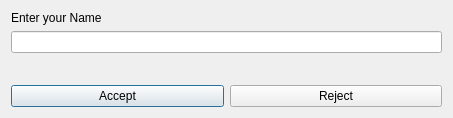
<?xml version="1.0" encoding="UTF-8"?>
<ui version="4.0">
 <class>Dialog</class>
 <widget class="QDialog" name="Dialog">
  <property name="geometry">
   <rect>
    <x>0</x>
    <y>0</y>
    <width>453</width>
    <height>118</height>
   </rect>
  </property>
  <property name="windowTitle">
   <string>Dialog</string>
  </property>
  <layout class="QVBoxLayout" name="verticalLayout_2">
   <item>
    <layout class="QVBoxLayout" name="verticalLayout">
     <item>
      <widget class="QLabel" name="label">
       <property name="text">
        <string>Enter your Name</string>
       </property>
      </widget>
     </item>
     <item>
      <widget class="QLineEdit" name="txtName"/>
     </item>
    </layout>
   </item>
   <item>
    <spacer name="verticalSpacer">
     <property name="orientation">
      <enum>Qt::Orientation::Vertical</enum>
     </property>
     <property name="sizeHint" stdset="0">
      <size>
       <width>20</width>
       <height>40</height>
      </size>
     </property>
    </spacer>
   </item>
   <item>
    <layout class="QHBoxLayout" name="horizontalLayout">
     <item>
      <widget class="QPushButton" name="pushButton">
       <property name="text">
        <string>Accept</string>
       </property>
      </widget>
     </item>
     <item>
      <widget class="QPushButton" name="pushButton_2">
       <property name="text">
        <string>Reject</string>
       </property>
      </widget>
     </item>
    </layout>
   </item>
  </layout>
 </widget>
 <resources/>
 <connections>
  <connection>
   <sender>pushButton_2</sender>
   <signal>clicked()</signal>
   <receiver>Dialog</receiver>
   <slot>reject()</slot>
   <hints>
    <hint type="sourcelabel">
     <x>213</x>
     <y>94</y>
    </hint>
    <hint type="destinationlabel">
     <x>281</x>
     <y>67</y>
    </hint>
   </hints>
  </connection>
 </connections>
</ui>
